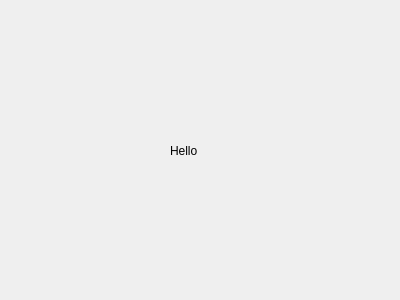
<?xml version="1.0" encoding="UTF-8"?>
<ui version="4.0">
 <class>SecDialog</class>
 <widget class="QDialog" name="SecDialog">
  <property name="geometry">
   <rect>
    <x>0</x>
    <y>0</y>
    <width>400</width>
    <height>300</height>
   </rect>
  </property>
  <property name="windowTitle">
   <string>Dialog</string>
  </property>
  <widget class="QLabel" name="label">
   <property name="geometry">
    <rect>
     <x>170</x>
     <y>120</y>
     <width>31</width>
     <height>61</height>
    </rect>
   </property>
   <property name="text">
    <string>Hello</string>
   </property>
  </widget>
 </widget>
 <resources/>
 <connections/>
</ui>
